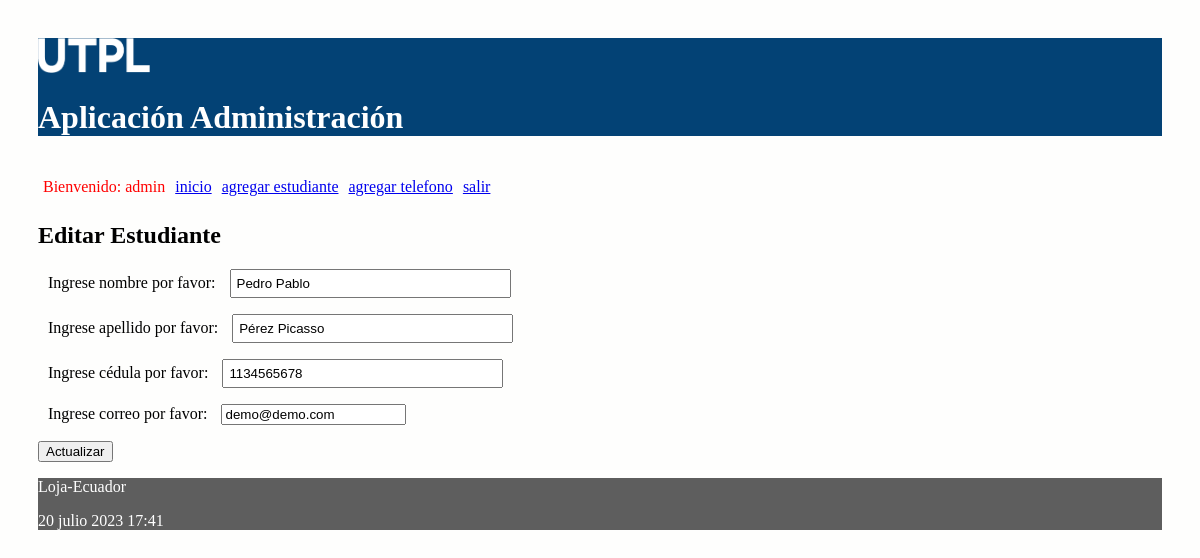
Screenshot of /editar_estudiante/3 (signed in) with the database file from the repository.
### administrativo/models.py (models this page shows, shortened)
class Estudiante(models.Model):
    nombre = models.CharField(max_length=30)
    apellido = models.CharField(max_length=30)
    cedula = models.CharField(max_length=30, unique=True)
    correo = models.EmailField()

### administrativo/views.py (the view)
# urls.py: path('editar_estudiante/<int:id>', views.editar_estudiante,
@login_required(login_url='/entrando/login/')
def editar_estudiante(request, id):
    estudiante = Estudiante.objects.get(pk=id)
    if request.method=='POST':
        formulario = EstudianteForm(request.POST, instance=estudiante)
        print(formulario.errors)
        if formulario.is_valid():
            formulario.save()
            return redirect(index)
    else:
        formulario = EstudianteForm(instance=estudiante)
    diccionario = {'formulario': formulario}
    return render(request, 'editarEstudiante.html', diccionario)

### administrativo/forms.py (shortened to what this page needs)
class EstudianteForm(ModelForm):
    class Meta:
        model = Estudiante
        fields = ['nombre', 'apellido', 'cedula', 'correo']
        labels = {
            'nombre': _('Ingrese nombre por favor'),
            'apellido': _('Ingrese apellido por favor'),
            'cedula': _('Ingrese cédula por favor'),
            'correo': _('Ingrese correo por favor'),
        }

### administrativo/templates/editarEstudiante.html (shortened to what this page needs)
{% extends "master.html" %}
{% block content %}
<h2>Editar Estudiante</h3>
<form action="" method="post">
  {{formulario.as_p}}
  <p><input type='submit' value='Actualizar'/></p>
</form>
{% endblock %}

### administrativo/templates/master.html (shortened to what this page needs)
<!DOCTYPE html>
<html>
  <head>
    {% load static %}
    <link rel="stylesheet" type="text/css" href="{% static 'css/estilos.css' %}">
    <link rel="stylesheet" type="text/css" href="https://cdn.datatables.net/1.10.25/css/jquery.dataTables.min.css">
  </head>
  <body>
  <header>
    <img src="{% static 'images/logo.png' %}" height="10%" width="10%" alt="My image">
    <h1>Aplicación Administración </h1>
    <nav class="top_menu">
      <ul>
        {% if user.is_authenticated %}
          <li> <span class="nombre_usuario"> Bienvenido: {{user.username}} </span></li>
        {% endif %}
        <li><a href="{% url 'index' %}">inicio</a></li>
        <li><a href="{% url 'crear_estudiante' %}">agregar estudiante</a></li>
        <li><a href="{% url 'crear_numero_telefonico' %}">agregar telefono</a></li>
        {% if user.is_authenticated %}
          <li><a href="{% url 'logout_view' %}">salir</a></li>
        {% else %}
          <li>[<a href="{% url 'login' %}">ingresar</a>]</li>
        {% endif %}
      </ul>
    </nav>
  </header>
  <section>
      {% block content %}
      {% endblock %}
  </section>
    <footer>
      <p>Loja-Ecuador</p>
      <p>{% now "j F Y H:i" %}</p>
    </footer>
  </body>
</html>

### administrativo/static/css/estilos.css (style rules this page uses)
body { background: #FEFEFD; padding: 30px; }
header { background: #034275; color: #FFF; }
section { width: 100%; }
input[type=text], input[type=number] { width: 25%; padding: 5px 5px; box-sizing: border-box; }
label { padding: 12px 10px; }
.nombre_usuario { color: red; }
.top_menu ul { list-style:none; float:left; padding: 5px; width:95%; }
.top_menu ul li { float:left; margin-right:10px; margin-bottom:5px; text: #FFF; }
footer { background: #5E5E5E; color: #FFF; }

### rows the page displays
Estudiante: nombre "Pedro Pablo", apellido "Pérez Picasso", cedula "1134565678", correo "demo@demo.com"

### other values shown
{{ user.username }} "admin"
